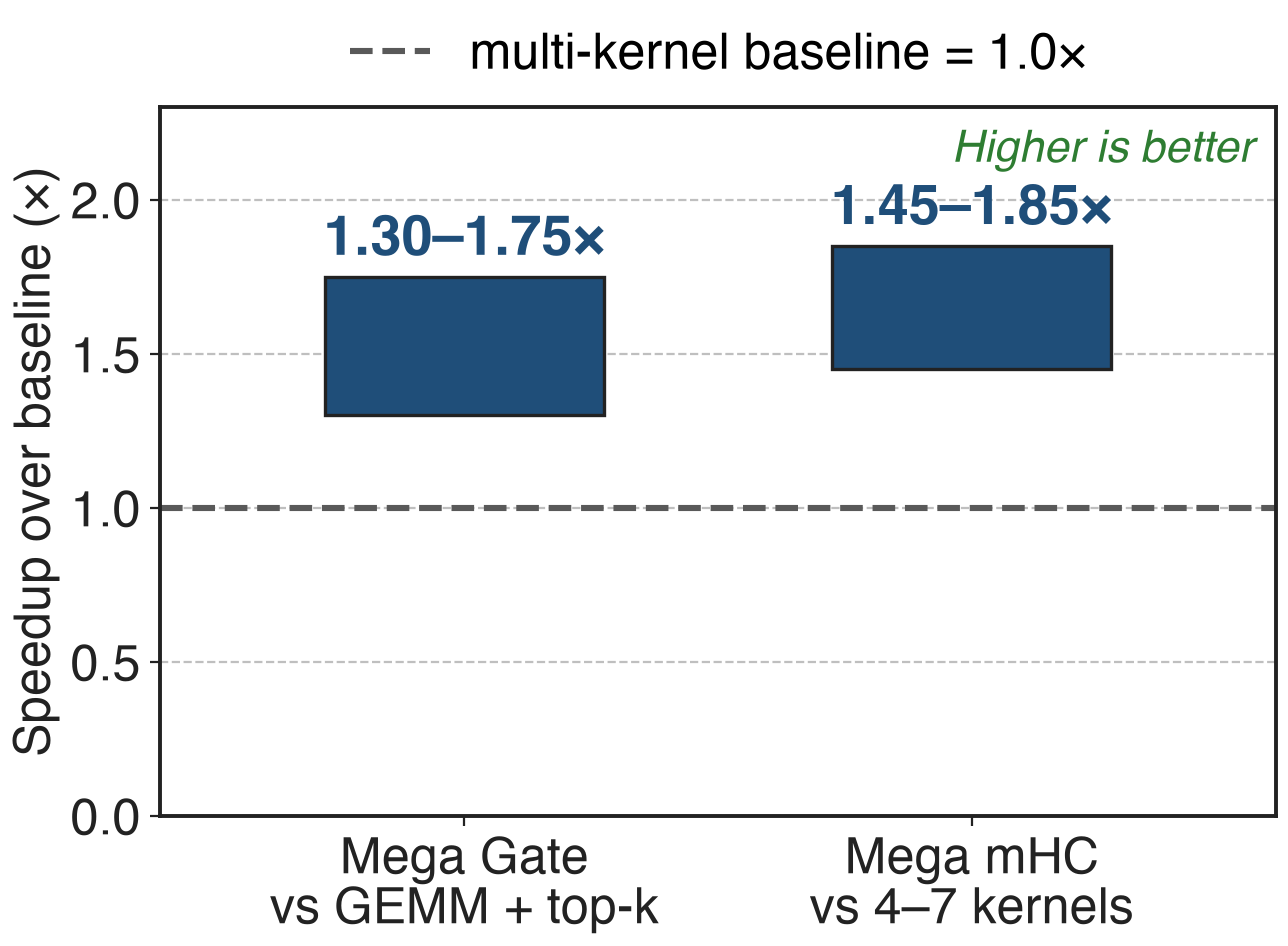

Generate this figure with Python:
"""Published speedup ranges of Mega Gate and Mega mHC over their multi-kernel baselines.

Source: DeepGEMM PR #432 (github.com/deepseek-ai/DeepGEMM/pull/432): "Mega Gate ... 30-75% speedups",
"Mega mHC ... 45-85% speedups". Speedup = baseline kernel time / fused kernel time (tests at the PR #432
merge commit). Only the ranges are published, so the bars span lo..hi.
Baselines: Mega Gate vs cuBLASLt GEMM + TileLang top-k gate; Mega mHC vs TileLang mHC kernels
(4 kernels normal mode, 7 shifted) with DeepGEMM's TF32 prenorm GEMM.
"""
import sys, pathlib
sys.path.insert(0, str(pathlib.Path(__file__).resolve().parents[3] / "scripts"))
import slidechart as sc

names = ["Mega Gate\nvs GEMM + top-k", "Mega mHC\nvs 4–7 kernels"]
lo = [1.30, 1.45]
hi = [1.75, 1.85]
labels = ["1.30–1.75×", "1.45–1.85×"]

sc.setup()
fig, ax = sc.figure("right")
xs = range(len(names))
for x, l, h in zip(xs, lo, hi):
    ax.bar(x, h - l, bottom=l, width=0.55, color=sc.ACCENT, edgecolor=sc.INK, linewidth=1.2)
    ax.text(x, h + 0.04, labels[x], ha="center", va="bottom", fontsize=20, fontweight="bold", color=sc.ACCENT)
ax.axhline(1.0, color=sc.GRAYS[3], linestyle="--", linewidth=2.2, label="multi-kernel baseline = 1.0×")
ax.set_xticks(list(xs))
ax.set_xticklabels(names)
ax.set_xlim(-0.6, 1.6)
ax.set_ylim(0, 2.3)
ax.set_ylabel("Speedup over baseline (×)")
sc.top_legend(ax, ncol=1)
sc.better(ax, "Higher is better", where="upper right")
sc.save(fig, __file__)
